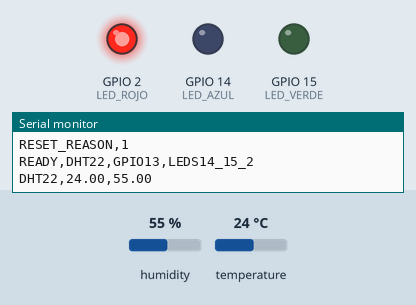
This sketch was run on a simulated ESP32. Shown: output pins drawn as LEDs (lit = HIGH), the last lines printed to the serial monitor. The inputs (shaded band) are chosen by the test bench; at power-on: temperature 24 °C, humidity 55 %.

Above: at 2.4 s.
2.5 s: temperature set to 21.5 °C
5.8 s: temperature set to 20.2 °C
At 7.3 s:
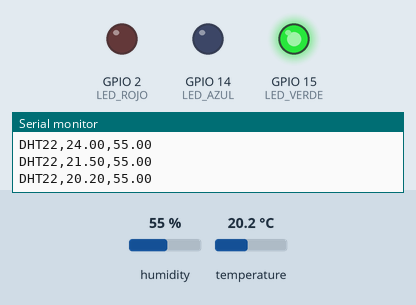
9.1 s: temperature set to 12.5 °C
12.4 s: temperature set to 11.4 °C
At 14.8 s:
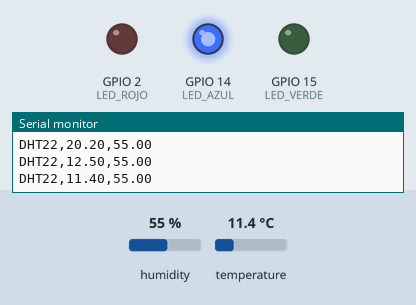
15.7 s: temperature set to 12 °C
At 16.9 s:
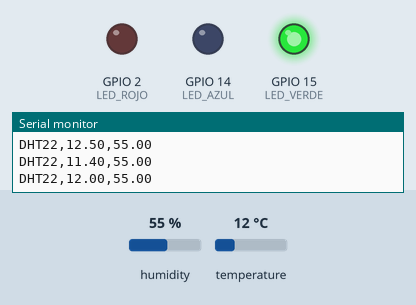
19.0 s: temperature set to 28 °C
At 22.3 s:
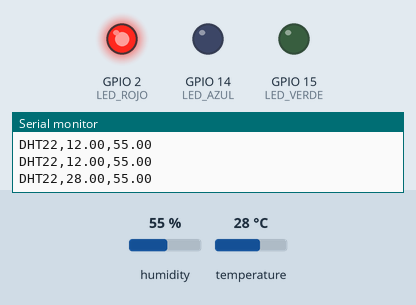
Timing chart, 0 to 23.7 s (numbered marks = the images above; inputs shaded):
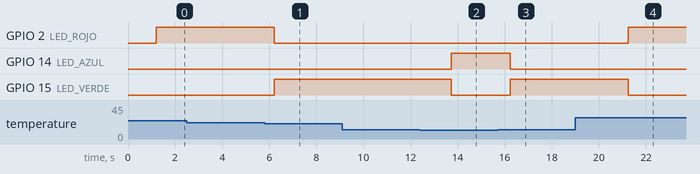

The sketch:

01_RESCATE_DHT22.ino
```cpp
#include <Arduino.h>
#include <DHT.h>
#define DHT_PIN 13
#define LED_AZUL 14
#define LED_VERDE 15
#define LED_ROJO 2
DHT dht(DHT_PIN,DHT22);
unsigned long ciclos=0;
void setup() {
  Serial.begin(115200);
  delay(1200);
  Serial.println();
  Serial.println("BOOT,ESP32CAM_RESCATE_V1,115200");
  Serial.printf("RESET_REASON,%d\n", (int)esp_reset_reason());
  pinMode(LED_AZUL, OUTPUT);pinMode(LED_VERDE, OUTPUT);pinMode(LED_ROJO, OUTPUT);
  digitalWrite(LED_AZUL,LOW);digitalWrite(LED_VERDE,LOW);digitalWrite(LED_ROJO,LOW);
  dht.begin();
  Serial.println("READY,DHT22,GPIO13,LEDS14_15_2");
}
void loop() {
  ++ciclos;
  float t=dht.readTemperature(),h=dht.readHumidity();
  digitalWrite(LED_AZUL,LOW);digitalWrite(LED_VERDE,LOW);digitalWrite(LED_ROJO,LOW);
  if (isnan(t)||isnan(h)||t< -40||t>80||h<0||h>100) {
    Serial.printf("ERROR,DHT22_SIN_LECTURA,%lu\n",ciclos);
  } else {
    int pin=t<12?LED_AZUL:(t<21?LED_VERDE:LED_ROJO);
    digitalWrite(pin,HIGH);
    Serial.printf("DHT22,%.2f,%.2f\n",t,h);
  }
  Serial.flush();
  delay(2500);
}
```

Measured:
- the behaviour switches between 21 and 20.9 °C on temperature (found by bisection; images 0 and 1)
- the behaviour switches between 12 and 11.9 °C on temperature (found by bisection; images 1 and 2)
- after the input at 5.8 s, GPIO 2 (LED_ROJO): HIGH → LOW after 0.42 s; GPIO 15 (LED_VERDE): LOW → HIGH after 0.42 s
- after the input at 12.4 s, GPIO 14 (LED_AZUL): LOW → HIGH after 1.3 s; GPIO 15 (LED_VERDE): HIGH → LOW after 1.3 s
- after the input at 15.7 s, GPIO 14 (LED_AZUL): HIGH → LOW after 0.54 s; GPIO 15 (LED_VERDE): LOW → HIGH after 0.54 s
- after the input at 19.0 s, GPIO 2 (LED_ROJO): LOW → HIGH after 2.2 s; GPIO 15 (LED_VERDE): HIGH → LOW after 2.2 s
